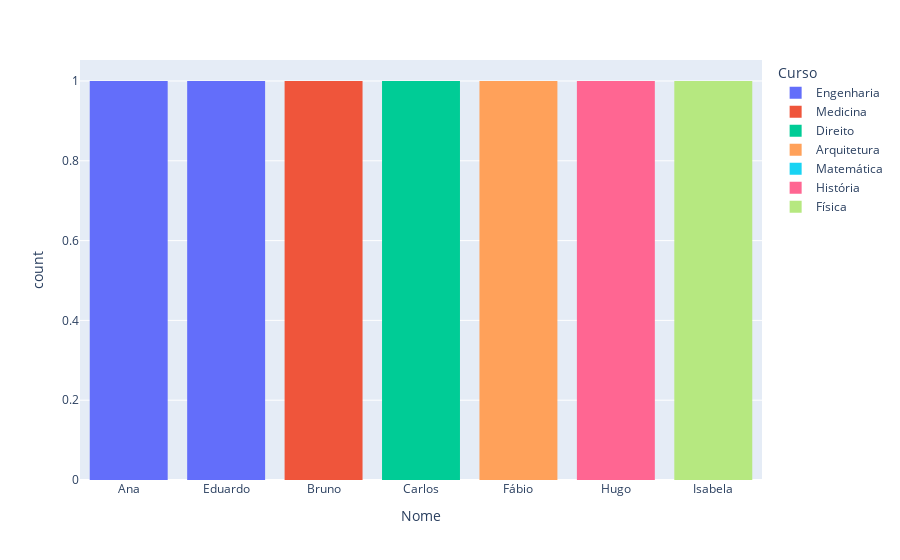
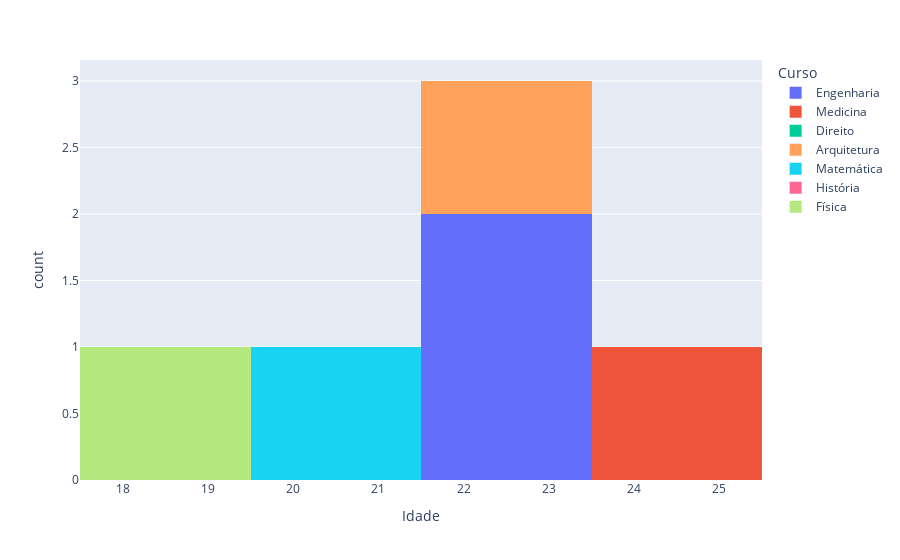
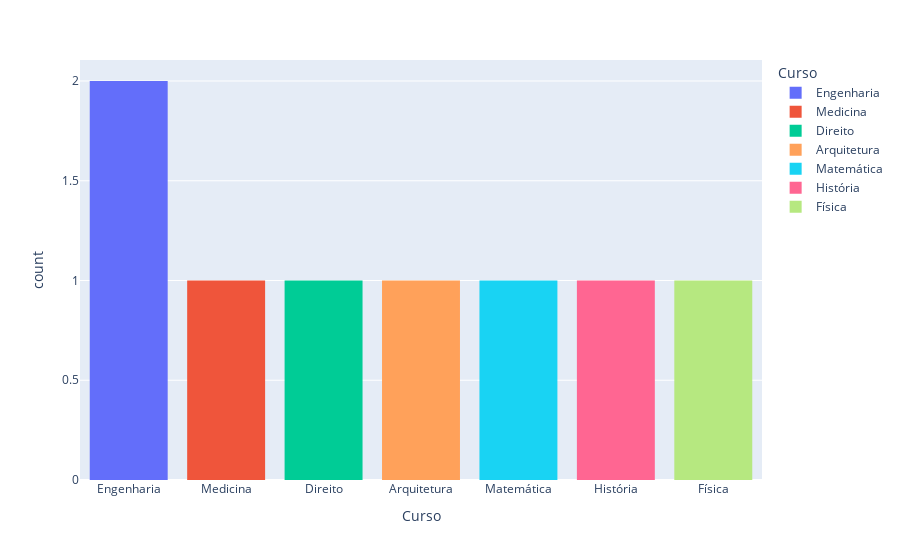
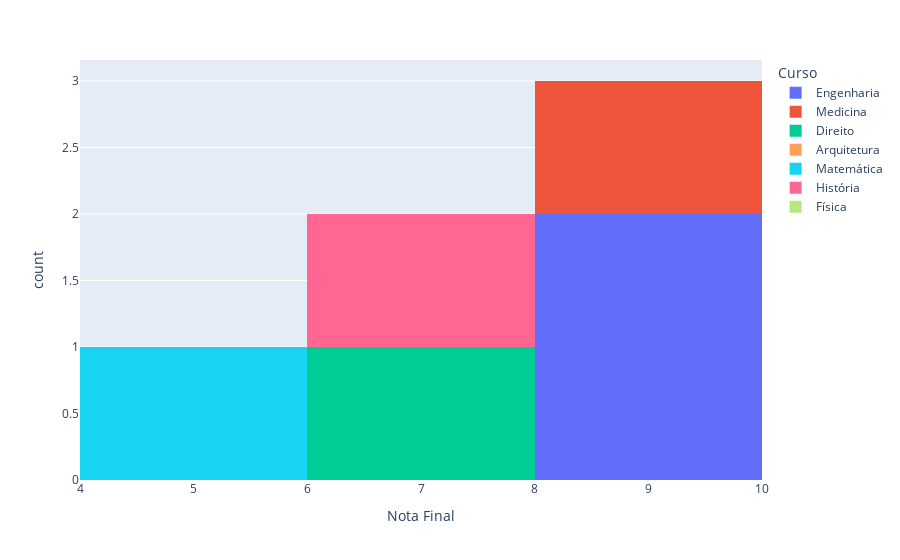

Write notebook code for charts like these, in order.
### Code cell
import pandas as pd
import plotly.express as px
tabela = pd.read_excel("planilha_exercicio_maior.xlsx")
#tabela = tabela.drop(columns='Status') #remove colunas
#tabela = tabela.dropna() #remove colunas que tem valores vazios
display(tabela["Status"].value_counts()) #realiza seleção de uma coluna e conta quantos valores cada 
#opção tem, nesse caso, aprovados e reprovados
display(tabela['Status'].value_counts(normalize=True).map("{:.1%}".format))
display(tabela)
for coluna in tabela.columns:
    grafico = px.histogram(tabela, x=coluna, color='Curso')
    grafico.show()

### Figure 1 — Plotly figure (JSON) as saved in the notebook; plotly's stock layout.template omitted (floating-point values rounded to 4 significant figures)
{"data": [{"alignmentgroup": "True", "bingroup": "x", "hovertemplate": "Curso=Engenharia<br>Nome=%{x}<br>count=%{y}<extra></extra>", "legendgroup": "Engenharia", "marker": {"color": "#636efa", "pattern": {"shape": ""}}, "name": "Engenharia", "offsetgroup": "Engenharia", "orientation": "v", "showlegend": true, "type": "histogram", "x": ["Ana", "Eduardo"], "xaxis": "x", "yaxis": "y"}, {"alignmentgroup": "True", "bingroup": "x", "hovertemplate": "Curso=Medicina<br>Nome=%{x}<br>count=%{y}<extra></extra>", "legendgroup": "Medicina", "marker": {"color": "#EF553B", "pattern": {"shape": ""}}, "name": "Medicina", "offsetgroup": "Medicina", "orientation": "v", "showlegend": true, "type": "histogram", "x": ["Bruno"], "xaxis": "x", "yaxis": "y"}, {"alignmentgroup": "True", "bingroup": "x", "hovertemplate": "Curso=Direito<br>Nome=%{x}<br>count=%{y}<extra></extra>", "legendgroup": "Direito", "marker": {"color": "#00cc96", "pattern": {"shape": ""}}, "name": "Direito", "offsetgroup": "Direito", "orientation": "v", "showlegend": true, "type": "histogram", "x": ["Carlos"], "xaxis": "x", "yaxis": "y"}, {"alignmentgroup": "True", "bingroup": "x", "hovertemplate": "Curso=Arquitetura<br>Nome=%{x}<br>count=%{y}<extra></extra>", "legendgroup": "Arquitetura", "marker": {"color": "#FFA15A", "pattern": {"shape": ""}}, "name": "Arquitetura", "offsetgroup": "Arquitetura", "orientation": "v", "showlegend": true, "type": "histogram", "x": ["Fábio"], "xaxis": "x", "yaxis": "y"}, {"alignmentgroup": "True", "bingroup": "x", "hovertemplate": "Curso=Matemática<br>Nome=%{x}<br>count=%{y}<extra></extra>", "legendgroup": "Matemática", "marker": {"color": "#19d3f3", "pattern": {"shape": ""}}, "name": "Matemática", "offsetgroup": "Matemática", "orientation": "v", "showlegend": true, "type": "histogram", "x": [null], "xaxis": "x", "yaxis": "y"}, {"alignmentgroup": "True", "bingroup": "x", "hovertemplate": "Curso=História<br>Nome=%{x}<br>count=%{y}<extra></extra>", "legendgroup": "História", "marker": {"color": "#FF6692", "pattern": {"shape": ""}}, "name": "História", "offsetgroup": "História", "orientation": "v", "showlegend": true, "type": "histogram", "x": ["Hugo"], "xaxis": "x", "yaxis": "y"}, {"alignmentgroup": "True", "bingroup": "x", "hovertemplate": "Curso=Física<br>Nome=%{x}<br>count=%{y}<extra></extra>", "legendgroup": "Física", "marker": {"color": "#B6E880", "pattern": {"shape": ""}}, "name": "Física", "offsetgroup": "Física", "orientation": "v", "showlegend": true, "type": "histogram", "x": ["Isabela"], "xaxis": "x", "yaxis": "y"}], "layout": {"barmode": "relative", "legend": {"title": {"text": "Curso"}, "tracegroupgap": 0}, "margin": {"t": 60}, "xaxis": {"anchor": "y", "domain": [0, 1], "title": {"text": "Nome"}}, "yaxis": {"anchor": "x", "domain": [0, 1], "title": {"text": "count"}}}}

### Figure 2 — Plotly figure (JSON) as saved in the notebook; plotly's stock layout.template omitted (floating-point values rounded to 4 significant figures)
{"data": [{"alignmentgroup": "True", "bingroup": "x", "hovertemplate": "Curso=Engenharia<br>Idade=%{x}<br>count=%{y}<extra></extra>", "legendgroup": "Engenharia", "marker": {"color": "#636efa", "pattern": {"shape": ""}}, "name": "Engenharia", "offsetgroup": "Engenharia", "orientation": "v", "showlegend": true, "type": "histogram", "x": [23, 23], "xaxis": "x", "yaxis": "y"}, {"alignmentgroup": "True", "bingroup": "x", "hovertemplate": "Curso=Medicina<br>Idade=%{x}<br>count=%{y}<extra></extra>", "legendgroup": "Medicina", "marker": {"color": "#EF553B", "pattern": {"shape": ""}}, "name": "Medicina", "offsetgroup": "Medicina", "orientation": "v", "showlegend": true, "type": "histogram", "x": [25], "xaxis": "x", "yaxis": "y"}, {"alignmentgroup": "True", "bingroup": "x", "hovertemplate": "Curso=Direito<br>Idade=%{x}<br>count=%{y}<extra></extra>", "legendgroup": "Direito", "marker": {"color": "#00cc96", "pattern": {"shape": ""}}, "name": "Direito", "offsetgroup": "Direito", "orientation": "v", "showlegend": true, "type": "histogram", "x": [null], "xaxis": "x", "yaxis": "y"}, {"alignmentgroup": "True", "bingroup": "x", "hovertemplate": "Curso=Arquitetura<br>Idade=%{x}<br>count=%{y}<extra></extra>", "legendgroup": "Arquitetura", "marker": {"color": "#FFA15A", "pattern": {"shape": ""}}, "name": "Arquitetura", "offsetgroup": "Arquitetura", "orientation": "v", "showlegend": true, "type": "histogram", "x": [22], "xaxis": "x", "yaxis": "y"}, {"alignmentgroup": "True", "bingroup": "x", "hovertemplate": "Curso=Matemática<br>Idade=%{x}<br>count=%{y}<extra></extra>", "legendgroup": "Matemática", "marker": {"color": "#19d3f3", "pattern": {"shape": ""}}, "name": "Matemática", "offsetgroup": "Matemática", "orientation": "v", "showlegend": true, "type": "histogram", "x": [20], "xaxis": "x", "yaxis": "y"}, {"alignmentgroup": "True", "bingroup": "x", "hovertemplate": "Curso=História<br>Idade=%{x}<br>count=%{y}<extra></extra>", "legendgroup": "História", "marker": {"color": "#FF6692", "pattern": {"shape": ""}}, "name": "História", "offsetgroup": "História", "orientation": "v", "showlegend": true, "type": "histogram", "x": [null], "xaxis": "x", "yaxis": "y"}, {"alignmentgroup": "True", "bingroup": "x", "hovertemplate": "Curso=Física<br>Idade=%{x}<br>count=%{y}<extra></extra>", "legendgroup": "Física", "marker": {"color": "#B6E880", "pattern": {"shape": ""}}, "name": "Física", "offsetgroup": "Física", "orientation": "v", "showlegend": true, "type": "histogram", "x": [19], "xaxis": "x", "yaxis": "y"}], "layout": {"barmode": "relative", "legend": {"title": {"text": "Curso"}, "tracegroupgap": 0}, "margin": {"t": 60}, "xaxis": {"anchor": "y", "domain": [0, 1], "title": {"text": "Idade"}}, "yaxis": {"anchor": "x", "domain": [0, 1], "title": {"text": "count"}}}}

### Figure 3 — Plotly figure (JSON) as saved in the notebook; plotly's stock layout.template omitted (floating-point values rounded to 4 significant figures)
{"data": [{"alignmentgroup": "True", "bingroup": "x", "hovertemplate": "Curso=%{x}<br>count=%{y}<extra></extra>", "legendgroup": "Engenharia", "marker": {"color": "#636efa", "pattern": {"shape": ""}}, "name": "Engenharia", "offsetgroup": "Engenharia", "orientation": "v", "showlegend": true, "type": "histogram", "x": ["Engenharia", "Engenharia"], "xaxis": "x", "yaxis": "y"}, {"alignmentgroup": "True", "bingroup": "x", "hovertemplate": "Curso=%{x}<br>count=%{y}<extra></extra>", "legendgroup": "Medicina", "marker": {"color": "#EF553B", "pattern": {"shape": ""}}, "name": "Medicina", "offsetgroup": "Medicina", "orientation": "v", "showlegend": true, "type": "histogram", "x": ["Medicina"], "xaxis": "x", "yaxis": "y"}, {"alignmentgroup": "True", "bingroup": "x", "hovertemplate": "Curso=%{x}<br>count=%{y}<extra></extra>", "legendgroup": "Direito", "marker": {"color": "#00cc96", "pattern": {"shape": ""}}, "name": "Direito", "offsetgroup": "Direito", "orientation": "v", "showlegend": true, "type": "histogram", "x": ["Direito"], "xaxis": "x", "yaxis": "y"}, {"alignmentgroup": "True", "bingroup": "x", "hovertemplate": "Curso=%{x}<br>count=%{y}<extra></extra>", "legendgroup": "Arquitetura", "marker": {"color": "#FFA15A", "pattern": {"shape": ""}}, "name": "Arquitetura", "offsetgroup": "Arquitetura", "orientation": "v", "showlegend": true, "type": "histogram", "x": ["Arquitetura"], "xaxis": "x", "yaxis": "y"}, {"alignmentgroup": "True", "bingroup": "x", "hovertemplate": "Curso=%{x}<br>count=%{y}<extra></extra>", "legendgroup": "Matemática", "marker": {"color": "#19d3f3", "pattern": {"shape": ""}}, "name": "Matemática", "offsetgroup": "Matemática", "orientation": "v", "showlegend": true, "type": "histogram", "x": ["Matemática"], "xaxis": "x", "yaxis": "y"}, {"alignmentgroup": "True", "bingroup": "x", "hovertemplate": "Curso=%{x}<br>count=%{y}<extra></extra>", "legendgroup": "História", "marker": {"color": "#FF6692", "pattern": {"shape": ""}}, "name": "História", "offsetgroup": "História", "orientation": "v", "showlegend": true, "type": "histogram", "x": ["História"], "xaxis": "x", "yaxis": "y"}, {"alignmentgroup": "True", "bingroup": "x", "hovertemplate": "Curso=%{x}<br>count=%{y}<extra></extra>", "legendgroup": "Física", "marker": {"color": "#B6E880", "pattern": {"shape": ""}}, "name": "Física", "offsetgroup": "Física", "orientation": "v", "showlegend": true, "type": "histogram", "x": ["Física"], "xaxis": "x", "yaxis": "y"}], "layout": {"barmode": "relative", "legend": {"title": {"text": "Curso"}, "tracegroupgap": 0}, "margin": {"t": 60}, "xaxis": {"anchor": "y", "categoryarray": ["Engenharia", "Medicina", "Direito", null, "Arquitetura", "Matemática", "História", "Física"], "categoryorder": "array", "domain": [0, 1], "title": {"text": "Curso"}}, "yaxis": {"anchor": "x", "domain": [0, 1], "title": {"text": "count"}}}}

### Figure 4 — Plotly figure (JSON) as saved in the notebook; plotly's stock layout.template omitted (floating-point values rounded to 4 significant figures)
{"data": [{"alignmentgroup": "True", "bingroup": "x", "hovertemplate": "Curso=Engenharia<br>Nota Final=%{x}<br>count=%{y}<extra></extra>", "legendgroup": "Engenharia", "marker": {"color": "#636efa", "pattern": {"shape": ""}}, "name": "Engenharia", "offsetgroup": "Engenharia", "orientation": "v", "showlegend": true, "type": "histogram", "x": [8.5, 9.5], "xaxis": "x", "yaxis": "y"}, {"alignmentgroup": "True", "bingroup": "x", "hovertemplate": "Curso=Medicina<br>Nota Final=%{x}<br>count=%{y}<extra></extra>", "legendgroup": "Medicina", "marker": {"color": "#EF553B", "pattern": {"shape": ""}}, "name": "Medicina", "offsetgroup": "Medicina", "orientation": "v", "showlegend": true, "type": "histogram", "x": [9], "xaxis": "x", "yaxis": "y"}, {"alignmentgroup": "True", "bingroup": "x", "hovertemplate": "Curso=Direito<br>Nota Final=%{x}<br>count=%{y}<extra></extra>", "legendgroup": "Direito", "marker": {"color": "#00cc96", "pattern": {"shape": ""}}, "name": "Direito", "offsetgroup": "Direito", "orientation": "v", "showlegend": true, "type": "histogram", "x": [7.5], "xaxis": "x", "yaxis": "y"}, {"alignmentgroup": "True", "bingroup": "x", "hovertemplate": "Curso=Arquitetura<br>Nota Final=%{x}<br>count=%{y}<extra></extra>", "legendgroup": "Arquitetura", "marker": {"color": "#FFA15A", "pattern": {"shape": ""}}, "name": "Arquitetura", "offsetgroup": "Arquitetura", "orientation": "v", "showlegend": true, "type": "histogram", "x": [null], "xaxis": "x", "yaxis": "y"}, {"alignmentgroup": "True", "bingroup": "x", "hovertemplate": "Curso=Matemática<br>Nota Final=%{x}<br>count=%{y}<extra></extra>", "legendgroup": "Matemática", "marker": {"color": "#19d3f3", "pattern": {"shape": ""}}, "name": "Matemática", "offsetgroup": "Matemática", "orientation": "v", "showlegend": true, "type": "histogram", "x": [5.5], "xaxis": "x", "yaxis": "y"}, {"alignmentgroup": "True", "bingroup": "x", "hovertemplate": "Curso=História<br>Nota Final=%{x}<br>count=%{y}<extra></extra>", "legendgroup": "História", "marker": {"color": "#FF6692", "pattern": {"shape": ""}}, "name": "História", "offsetgroup": "História", "orientation": "v", "showlegend": true, "type": "histogram", "x": [7], "xaxis": "x", "yaxis": "y"}, {"alignmentgroup": "True", "bingroup": "x", "hovertemplate": "Curso=Física<br>Nota Final=%{x}<br>count=%{y}<extra></extra>", "legendgroup": "Física", "marker": {"color": "#B6E880", "pattern": {"shape": ""}}, "name": "Física", "offsetgroup": "Física", "orientation": "v", "showlegend": true, "type": "histogram", "x": [null], "xaxis": "x", "yaxis": "y"}], "layout": {"barmode": "relative", "legend": {"title": {"text": "Curso"}, "tracegroupgap": 0}, "margin": {"t": 60}, "xaxis": {"anchor": "y", "domain": [0, 1], "title": {"text": "Nota Final"}}, "yaxis": {"anchor": "x", "domain": [0, 1], "title": {"text": "count"}}}}
